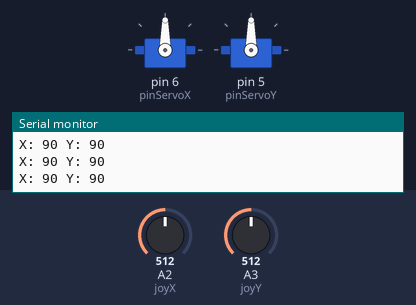
A sketch run on a simulated Arduino Uno, built with avr-gcc and run on an emulated ATmega328P. Parts: 2 × servo, the last lines printed to the serial monitor. The test bench sets the inputs (shaded band); at power-on: A2 (joyX) = 512, A3 (joyY) = 512.

Above: at 1.2 s.
1.3 s: A2 (joyX) set to 469
At 2.1 s:
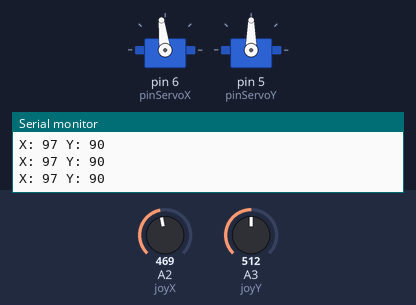
2.8 s: A2 (joyX) set to 436
At 3.3 s:
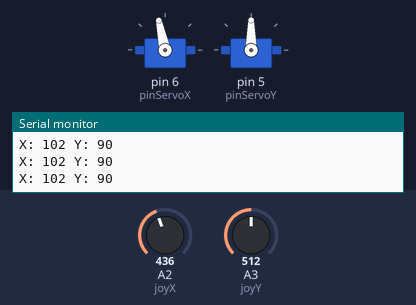
4.3 s: A3 (joyY) set to 472
At 5.6 s:
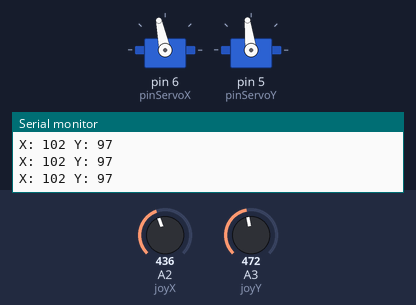
7.3 s: A3 (joyY) set to 445
At 7.9 s:
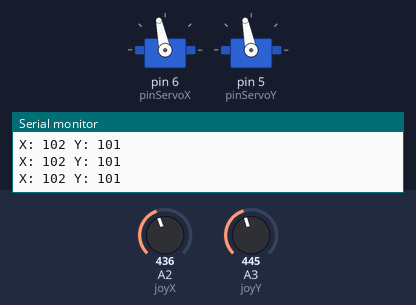
8.8 s: A2 (joyX) set to 511
At 10.0 s:
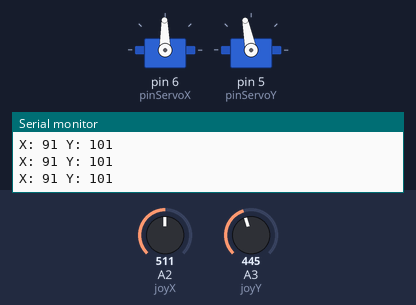
10.3 s: A3 (joyY) set to 716
At 11.2 s:
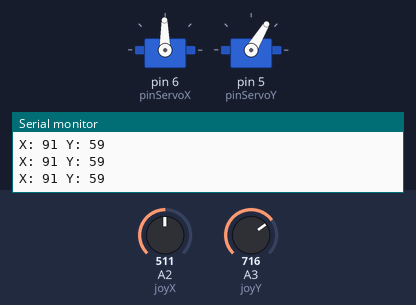
Timing chart, 0 to 12.8 s (numbered marks = the images above; inputs shaded):
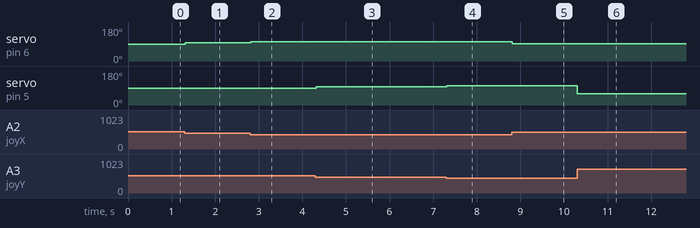

The sketch:

Servo_Joystick_Test.ino
```cpp
#include <Servo.h>

/*--- SERVOS MOUVEMENTS ---*/
Servo ServoX;        // Création objet servo pour le mouvement en X
Servo ServoY;        // Création objet servo pour le mouvement en Y

//const int posIniX = 70; // Indique la position initiale du servoX
//const int posIniY = 95;   // Indique la position initiale du servoY

const int posIniX = 90; // Indique la position initiale du servoX
const int posIniY = 91;   // Indique la position initiale du servoY

const int pinServoX = 6; // Pin de branchement du servoX
const int pinServoY = 5; // Pin de branchement du servoY

/*--- JOYSTICK ---*/
const int joyX = 2;    //Pin de branchement du joystick (axe X)
const int joyY = 3;    //Pin de branchement du joystick (axe Y)

void setup() {
  // put your setup code here, to run once:
  /*--- Initialisation des servos pour les mouvements ---*/
  ServoX.attach(pinServoX);
  ServoX.write(posIniX);

  ServoY.attach(pinServoY);
  ServoY.write(posIniY);

  Serial.begin(9600);


}

void loop() {
  // put your main code here, to run repeatedly:
  /*---------- Contrôle de la partie ----------*/
  int valX = analogRead(joyX);    // Valeur en X du joystick
  int valY = analogRead(joyY);    // Valeur en X du joystick

  // Conversion des valeurs en des valeurs entre 10 et 170
  //valX = map(valX, 0, 1023, 10, 170);
  //valY = map(valY, 0, 1023, 10, 170);

  valX = map(valX, 0, 1023, 170, 10);
  valY = map(valY, 0, 1023, 170, 10);

  Serial.print("X: ");
  Serial.print(valX);
  Serial.print(" Y: ");
  Serial.println(valY);

  ServoX.write(valX);
  ServoY.write(valY);


  delay(5);
}
```

Measured:
- after the input at 1.3 s, servo on pin 6 (pinServoX): 90° → 97° at once
- after the input at 2.8 s, servo on pin 6 (pinServoX): 97° → 102° at once
- after the input at 4.3 s, servo on pin 5 (pinServoY): 90° → 97° at once
- after the input at 7.3 s, servo on pin 5 (pinServoY): 97° → 101° at once
- after the input at 8.8 s, servo on pin 6 (pinServoX): 102° → 91° at once
- after the input at 10.3 s, servo on pin 5 (pinServoY): 101° → 59° at once
